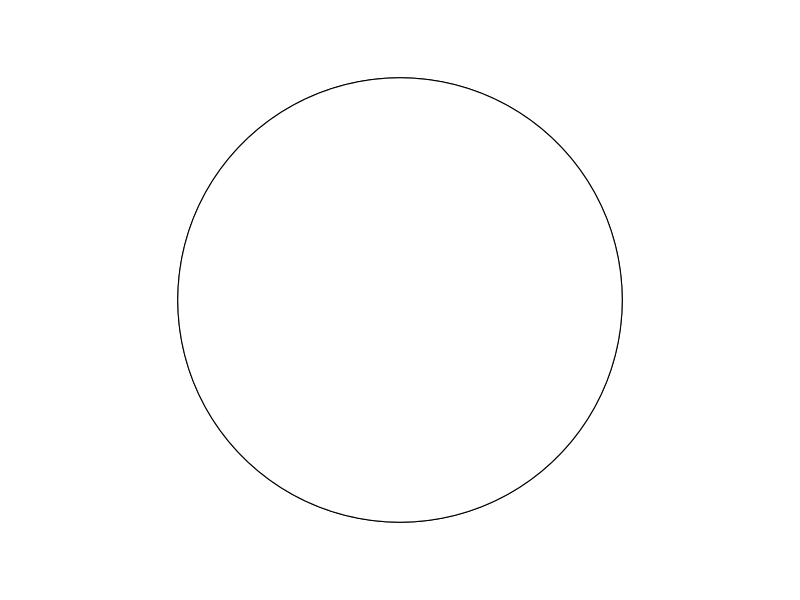
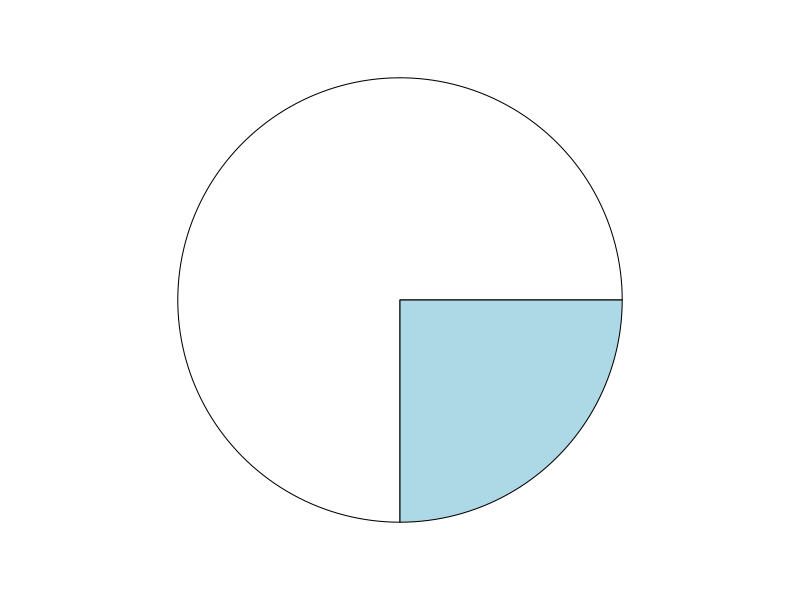
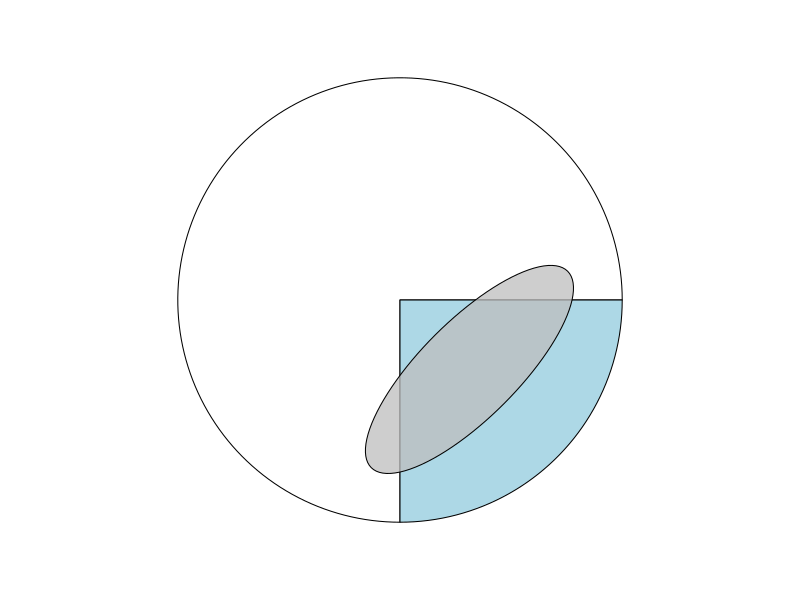
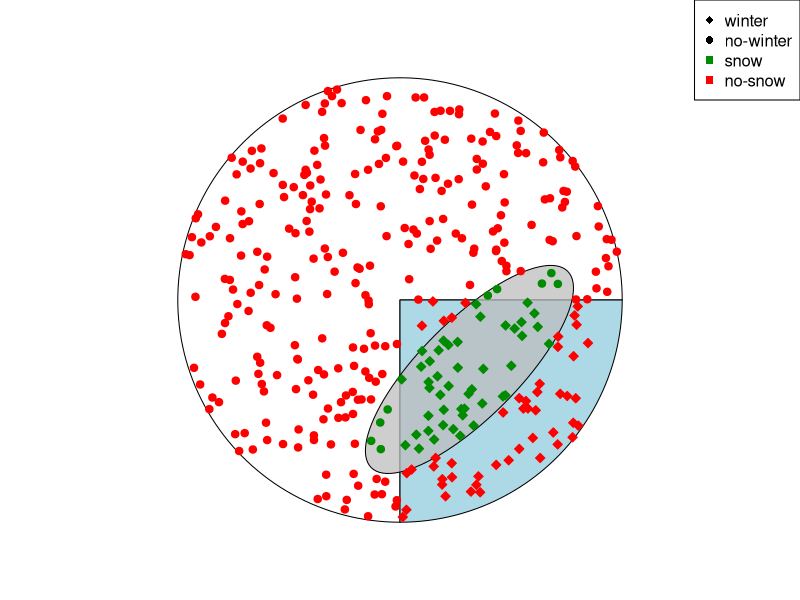
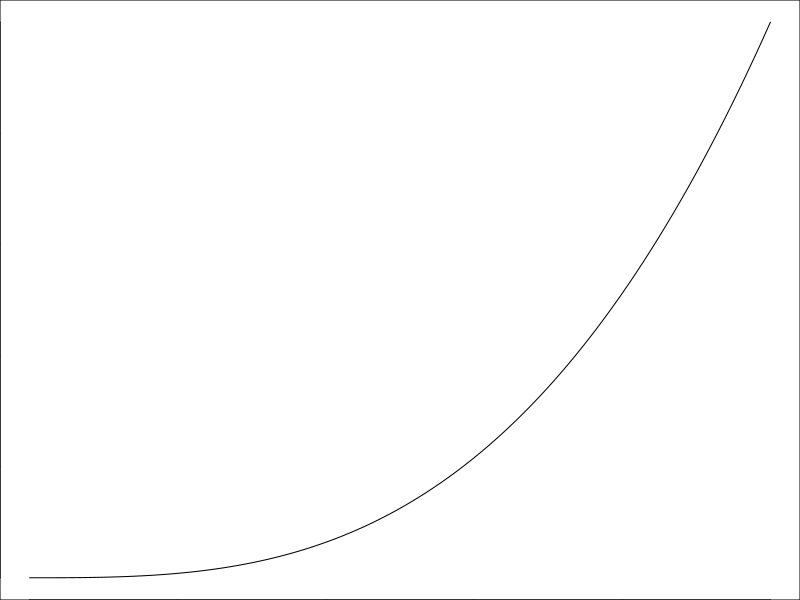
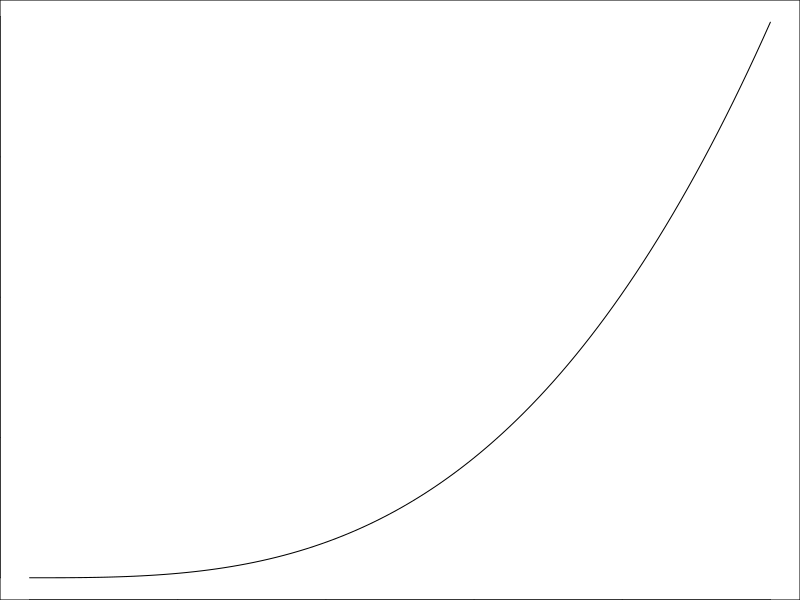
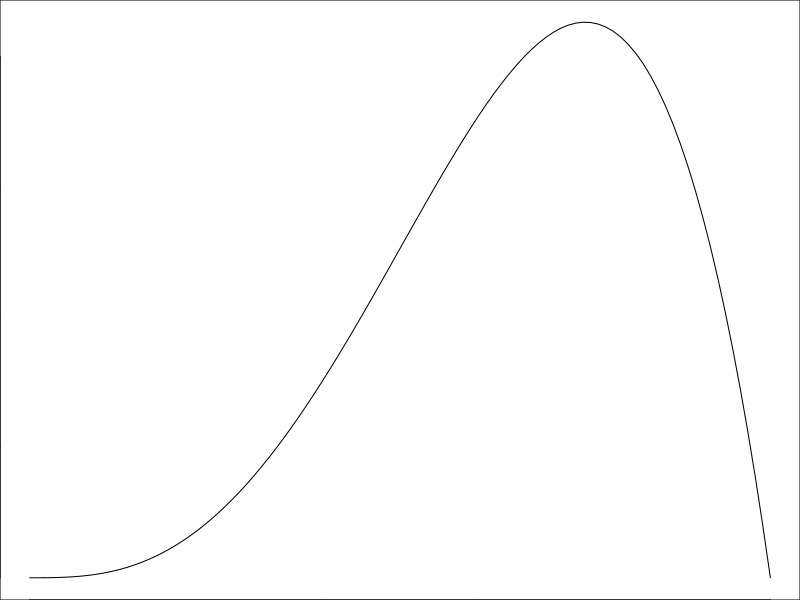
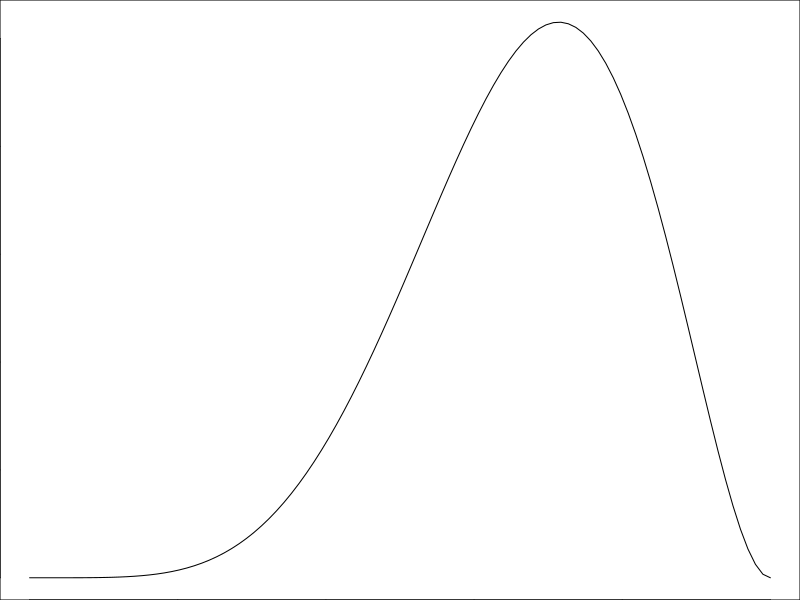

The R script that drew these images, in order:
## ---- chunk 1
knitr::opts_chunk$set(echo = TRUE)
## ---- chunk 2
library(plotrix)
par(mar = c(0,0,0,0))
pie(c(3,1), labels = "")
draw.circle(0,0,.8, col ="white")
## ---- chunk 3
par(mar = c(0,0,0,0))
pie(c(3,1), labels = "")
## ---- chunk 4
par(mar = c(0,0,0,0))
pie(c(3,1), labels = "")
e.rot = 45
h.e = .25
k.e = -.25
a.e = .5
b.e = .175
draw.ellipse(h.e,k.e,a.e,b.e , col = adjustcolor("grey",alpha = .75), angle = e.rot)
## ---- chunk 5
shift_rotate = function(xy,shift_x, shift_y, angle) {
  theta = 2*pi/(1/(angle/360))
  trans.mat = transf = matrix(c(cos(theta),-sin(theta),sin(theta),cos(theta)),nrow = 2)
  
  x.e = xy[1] - shift_x
  y.e = xy[2] - shift_y
  
  xy_transf = trans.mat %*% matrix(c(x.e,y.e))
  
  return(xy.r = c(
    x.r = shift_x + xy_transf[1],
    y.r = shift_y + xy_transf[2]  
  ))
}

in_ellipse = function(xy,h,k,a,b, e.rot) {
  xy.r = shift_rotate(xy,h,k,e.rot)
  (xy.r[1]-h)^2/a^2 + (xy.r[2]-k)^2/b^2 <= 1
}

rpoint_in_circle = function() {
  r = 0.8 * sqrt(runif(1))
  theta = runif(1) * 2 * pi
  return(c(0 + r * cos(theta),
           0 + r * sin(theta)))
}

## ---- chunk 6
set.seed(123)
par(mar = c(0,0,0,0))
pie(c(3,1), labels = "")
draw.ellipse(h.e,k.e,a.e,b.e , col = adjustcolor("grey",alpha = .75), angle = e.rot)

N = 365
is.winter = vector(length = N) # vector to count winter days
is.snow = vector(length = N) # vector to count snow days

for (k in 1:N) {
  # generate random point with custom function
  xy = rpoint_in_circle()
  
  # check if it is a snow day, i.e. in ellipse, with custom function
  is.snow[k] = in_ellipse(xy,h.e,k.e,a.e,b.e,e.rot)
  # check if it is a winter day
  is.winter[k] = xy[1] > 0 & xy[2] < 0
  
  # plot points
  points(xy[1],xy[2],
         pch = ifelse(is.winter[k] == T,23,21),
         bg = ifelse(is.snow[k] == T,"green4","red"),
         col = ifelse(is.snow[k] == T,"green4","red"))

}

legend("topright",
       pch = c(18,16,15,15),
       col = c("black","black","green4","red"),
       legend = c("winter","no-winter", "snow", "no-snow"))
## ---- chunk 7
N_winter = sum(is.winter)
P_winter = N_winter/N
P_winter
## ---- chunk 8
N_snow = sum(is.snow)
P_snow = N_snow/N
P_snow
## ---- chunk 9
# logical indexing:
# is.snow[is.winter] returns only those entries of the 
# vector is.snow that are at positions where the 
# value for is.winter is TRUE
N_winter_and_snow = sum(is.snow[is.winter]) 
P_winter_and_snow = N_winter_and_snow/N
P_winter_and_snow
## ---- chunk 10
P_snow_given_winter = N_winter_and_snow/N_winter
P_snow_given_winter
## ---- chunk 11
P_snow_given_winter = P_winter_and_snow/P_winter
## ---- chunk 12
# parameter values at which we calculate the posterior probability
p_H2O_grid = seq(from=0 , to=1, length.out=100)
# likelihood of 3 water in 3 tosses
N_tosses = 3
N_water = 3
likelihood = dbinom(N_water , size=N_tosses, prob=p_H2O_grid)
# uniform prior
prior = rep(1,100) 
posterior = likelihood * prior
sum(posterior)
plot(p_H2O_grid, posterior , type="l" , ylab = "density", xlab = "p")
# standardize 
posterior = posterior / sum(posterior)
sum(posterior)
## ---- chunk 13
plot(p_H2O_grid, posterior , type="l", ylab = "density", xlab = "p" )
# this also works
# plot( posterior ~ p_H2O_grid , type="l" )
# personally, I prefer the plot(x_values, y_values) syntax
## ---- chunk 14
likelihood = dbinom( 3 , size=4 , prob=p_H2O_grid )
posterior = likelihood * prior
posterior = posterior / sum(posterior)
plot(p_H2O_grid, posterior , type="l" , ylab = "density", xlab = "p")
## ---- chunk 15
likelihood = dbinom( 5 , size=7 , prob=p_H2O_grid )
posterior = likelihood * prior
posterior = posterior / sum(posterior)
plot(p_H2O_grid, posterior , type="l" )
## ---- chunk 16
prior[p_H2O_grid < .5] = 0

posterior = dbinom( 3 , size=3 , prob=p_H2O_grid ) * prior
posterior = posterior / sum(posterior)
plot(p_H2O_grid, posterior , type="l" , ylab = "density", xlab = "p")

posterior = dbinom( 3 , size=4 , prob=p_H2O_grid ) * prior
posterior = posterior / sum(posterior)
plot(p_H2O_grid, posterior , type="l" , ylab = "density", xlab = "p")

posterior = dbinom( 5 , size=7 , prob=p_H2O_grid ) * prior
posterior = posterior / sum(posterior)
plot(p_H2O_grid, posterior , type="l", ylab = "density", xlab = "p" )

## ---- chunk 17
.3 * .5 / .65
## ---- chunk 18
library(dplyr)  # for data manipulation
library(magrittr) # for pipes
library(knitr) # to show tables in Markdown
library(kableExtra) # for prettier tables
counts = 
  data.frame(
    Up =   c("B","B","B","W","W","w"),
    Down = c("B","B","W","B","W","W"))

kable(counts) %>% 
  kable_styling(full_width = F)
## ---- chunk 19
counts %>% 
  filter(Up == "B") %>% 
  pull(Down) %>% 
  table() %>% 
  prop.table()
## ---- chunk 20
library(data.table)
data.table(
  Up =   c("B","B","B","W","W","w"),
  Down = c("B","B","W","B","W","W"))  %>%
  .[Up == "B"] %>% # dplyr: filter(Up == "B")
  .[, Down] %>%    # dplyr: pull(Down) %>% 
  table() %>% 
  prop.table()
## ---- chunk 21
library(data.table)
data.table(
  Up =   c("B","B","B","B","B","W","W","w"),
  Down = c("B","B","B","B","W","B","W","W"))  %>%
  .[Up == "B"] %>% 
  .[, Down] %>% 
  table()  %>% 
  prop.table()
## ---- chunk 22
library(data.table)
data.table(
  Up =   c(rep(c("B","B"),1),
           rep(c("B","W"),2),
           rep(c("W","w"),3)),
  Down = c(rep(c("B","B"),1),
           rep(c("W","B"),2),
           rep(c("W","w"),3)))  %>%
  .[Up == "B"] %>% 
  .[, Down] %>% 
  table() %>% 
  prop.table()
## ---- chunk 23
BB_ways = 
  expand.grid(Black_up = c("BB","BB"),
              White_up = c("WB","WW","WW"))

BW_ways = 
  expand.grid(Black_up = c("BW"),
              White_up = c("WW","WW"))

all_ways = 
  rbind(
    BB_ways,
    BW_ways
  ) 

kable(all_ways) %>% 
  kable_styling(full_width = F)
  
## ---- chunk 24
all_ways %>% 
  data.frame() %>% 
  rowwise() %>% 
  mutate(face_down = substr(Black_up,2,2)) %>% 
  pull(face_down) %>% 
  table() %>% 
  prop.table()
